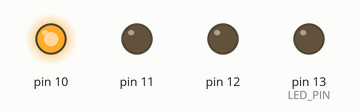
Recording of a sketch running on a simulated Arduino Uno, built for the host (arithmetic inside an expression is 32-bit, double 64-bit). Shown: output pins drawn as LEDs (lit = HIGH). No MQTT or app messages arrive unless stated; what the sketch prints to the serial monitor is not drawn.

Above: at 0.1 s.
At 10.5 s:
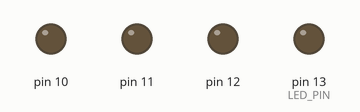
Timing chart, 0 to 39.0 s (numbered marks = the images above):
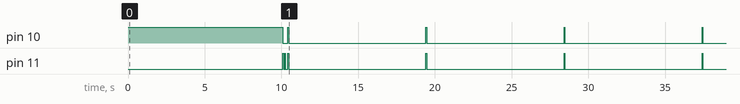

Measured:
- by itself, pin 10: repeats every 9.0 s: HIGH 0.06 s, LOW 8.9 s
- by itself, pin 11: goes HIGH 0.06 s, LOW 0.06 s, HIGH 0.06 s, LOW 0.16 s, 3 × (HIGH 0.06 s, LOW 8.9 s), HIGH 0.06 s, then LOW

The sketch:

MQTT_modem.ino
```cpp
#define TINY_GSM_MODEM_SIM800
#include <TinyGsmClient.h>
#include <PubSubClient.h>
#include <SoftwareSerial.h>

SoftwareSerial mySerial(2, 3); // RX, TX
SoftwareSerial mySerial2(4, 5); // RX, TX

#define SerialMon mySerial2

#define SerialAT mySerial

const char apn[]  = "internet.tuenti.gt";
const char user[] = "";
const char pass[] = "";

// MQTT details
const char* broker = "klimato.tk";
bool LOOK = HIGH;
String Analisis = "";
String CARD_ID = "";
String LAST_ID = "";
int ESTADO = 0;


bool RECORD = LOW;

TinyGsm modem(SerialAT);
TinyGsmClient client(modem);
PubSubClient mqtt(client);

#define LED_PIN 13
int ledStatus = LOW;

long lastReconnectAttempt = 0;
uint32_t timerEnvioDatos;
void setup() {
  pinMode(LED_PIN, OUTPUT);
  pinMode(10, OUTPUT);
  pinMode(11, OUTPUT);
    pinMode(12, OUTPUT);

  digitalWrite(10, HIGH);
  pinMode(LED_PIN, OUTPUT);
  // Set console baud rate
  SerialMon.begin(115200);
  delay(10);
  Serial.begin(115200);
  delay(10);
  // Set GSM module baud rate
  SerialAT.begin(9600);
  delay(3000);

  // Restart takes quite some time
  // To skip it, call init() instead of restart()
  SerialMon.println("Initializing modem...");
  modem.restart();

  String modemInfo = modem.getModemInfo();
  SerialMon.print("Modem: ");
  SerialMon.println(modemInfo);

  // Unlock your SIM card with a PIN
  //modem.simUnlock("1234");

  SerialMon.print("Waiting for network...");
  if (!modem.waitForNetwork()) {
    SerialMon.println(" fail");
    while (true);
  }
  SerialMon.println(" OK");

  SerialMon.print("Connecting to ");
  SerialMon.print(apn);
  if (!modem.gprsConnect(apn, user, pass)) {
    SerialMon.println(" fail");
    while (true);
  }
  SerialMon.println(" OK");

  // MQTT Broker setup
  mqtt.setServer(broker, 1883);
  mqtt.setCallback(mqttCallback);

}

boolean mqttConnect() {
  SerialMon.print("Connecting to ");
  SerialMon.print(broker);

  // Connect to MQTT Broker
  boolean status = mqtt.connect("GsmClientTest", "admin", "admin");

  if (status == false) {
    SerialMon.println(" fail");
    return false;
  }
  SerialMon.println(" OK");
  mqtt.publish("/conexion", "GsmClientTest started");
  digitalWrite(10, LOW);
  digitalWrite(11, HIGH);
  delay(55);
  digitalWrite(11, LOW);
  delay(55);
  digitalWrite(11, HIGH);
  delay(55);
  digitalWrite(11, LOW);
  delay(55);
  return mqtt.connected();
}

void loop() {

  if (!mqtt.connected()) {
    digitalWrite(10, HIGH);
    SerialMon.println("=== MQTT NOT CONNECTED ===");
    // Reconnect every 10 seconds
    unsigned long t = millis();
    if (t - lastReconnectAttempt > 10000L) {
      lastReconnectAttempt = t;
      if (mqttConnect()) {
        lastReconnectAttempt = 0;
      }
    }
    delay(100);
    return;
  }

  if (mqtt.connected() && LOOK) {
   // Serial.write(0x02);
    LOOK = LOW;
  }
  /*else {
        //cliente conectado
        if (millis() - timerEnvioDatos > 5000) {
          timerEnvioDatos = millis();
          //a falta de sensores enviamos valores aleatorios
          char msg[4];
          snprintf (msg, 3, "%ld", random(35));
           mqtt.publish("SIM8", msg);
           SerialMon.print("Sended");

        }
      }*/

  mqtt.loop();
  CHECH_TAG();
  RESET();
}

void mqttCallback(char* topic, byte* payload, unsigned int len) {
  SerialMon.print("Message arrived [");
  SerialMon.print(topic);
  SerialMon.print("]: ");
  SerialMon.write(payload, len);
  SerialMon.println();

}

void CHECH_TAG() {
  while ( Serial.available()) {
    char T = Serial.read();

    if ((T != '\n') && (RECORD)) {
      CARD_ID += T;
    }
    if ((T == '\n') && (RECORD)) {
      RECORD = LOW;
      if (LAST_ID != CARD_ID) {
        int LONG = CARD_ID.length();
        if (LONG == 8) {
           timerEnvioDatos=millis();
          digitalWrite(LED_PIN, HIGH);
          delay(55);
          digitalWrite(LED_PIN, LOW);
            delay(55);
          digitalWrite(11, HIGH);
          delay(55);
          digitalWrite(11, LOW);
          delay(55);
          SerialMon.println(CARD_ID);
          //DECODE_ID(CARD_ID);
          // ESTADO = 1;
          if (mqtt.connected()) {

            char msg[9];
            CARD_ID.toCharArray(msg, 9);
            mqtt.publish("SIM8", msg);
            SerialMon.println("SENDED");
            SerialMon.println(msg);
          }


        }
      }

      LAST_ID = CARD_ID;
      CARD_ID = "";
    /*  Serial.write(0x7f);
      delay(111);
      Serial.write(0x0c);
      delay(111);
      Serial.write(0xf7);
      delay(1111);*/
      Serial.write(0x02);
      timerEnvioDatos=millis();
    }


    Analisis += T;
    int ID = Analisis.lastIndexOf("Series Number:");
    if (ID != -1) {
      Analisis = "";
      RECORD = HIGH;
    }


  }
}
void RESET(){
  if (millis() - timerEnvioDatos > 9000) {
 timerEnvioDatos=millis();
    /*  Serial.write(0x7f);
      delay(111);
      Serial.write(0x0c);
      delay(111);
      Serial.write(0xf7);
      delay(1111);*/
      digitalWrite(11, HIGH);
      digitalWrite(10, HIGH);


      Serial.write(0x02);
      delay(55);
        SerialMon.println("RESETED");
         digitalWrite(11, LOW);
      digitalWrite(10, LOW);
 }

}
```
